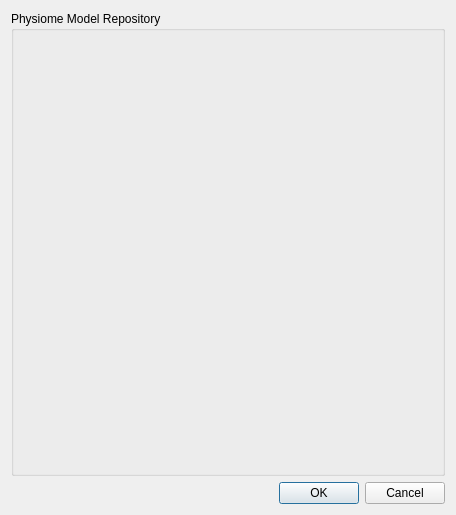
<?xml version="1.0" encoding="UTF-8"?>
<ui version="4.0">
 <class>PMRDialog</class>
 <widget class="QDialog" name="PMRDialog">
  <property name="geometry">
   <rect>
    <x>0</x>
    <y>0</y>
    <width>456</width>
    <height>515</height>
   </rect>
  </property>
  <property name="windowTitle">
   <string>Physiome Model Repository</string>
  </property>
  <layout class="QGridLayout" name="gridLayout_2">
   <item row="0" column="0">
    <layout class="QVBoxLayout" name="verticalLayout">
     <item>
      <widget class="QGroupBox" name="groupBox">
       <property name="title">
        <string>Physiome Model Repository</string>
       </property>
       <layout class="QGridLayout" name="gridLayout">
        <item row="0" column="0">
         <widget class="QLabel" name="label">
          <property name="maximumSize">
           <size>
            <width>400</width>
            <height>400</height>
           </size>
          </property>
          <property name="text">
           <string/>
          </property>
          <property name="pixmap">
           <pixmap resource="resources.qrc">:/images/workmen.png</pixmap>
          </property>
          <property name="scaledContents">
           <bool>true</bool>
          </property>
         </widget>
        </item>
       </layout>
      </widget>
     </item>
     <item>
      <widget class="QDialogButtonBox" name="buttonBox">
       <property name="orientation">
        <enum>Qt::Horizontal</enum>
       </property>
       <property name="standardButtons">
        <set>QDialogButtonBox::Cancel|QDialogButtonBox::Ok</set>
       </property>
      </widget>
     </item>
    </layout>
   </item>
  </layout>
 </widget>
 <resources>
  <include location="resources.qrc"/>
 </resources>
 <connections>
  <connection>
   <sender>buttonBox</sender>
   <signal>accepted()</signal>
   <receiver>PMRDialog</receiver>
   <slot>accept()</slot>
   <hints>
    <hint type="sourcelabel">
     <x>248</x>
     <y>254</y>
    </hint>
    <hint type="destinationlabel">
     <x>157</x>
     <y>274</y>
    </hint>
   </hints>
  </connection>
  <connection>
   <sender>buttonBox</sender>
   <signal>rejected()</signal>
   <receiver>PMRDialog</receiver>
   <slot>reject()</slot>
   <hints>
    <hint type="sourcelabel">
     <x>316</x>
     <y>260</y>
    </hint>
    <hint type="destinationlabel">
     <x>286</x>
     <y>274</y>
    </hint>
   </hints>
  </connection>
 </connections>
</ui>
